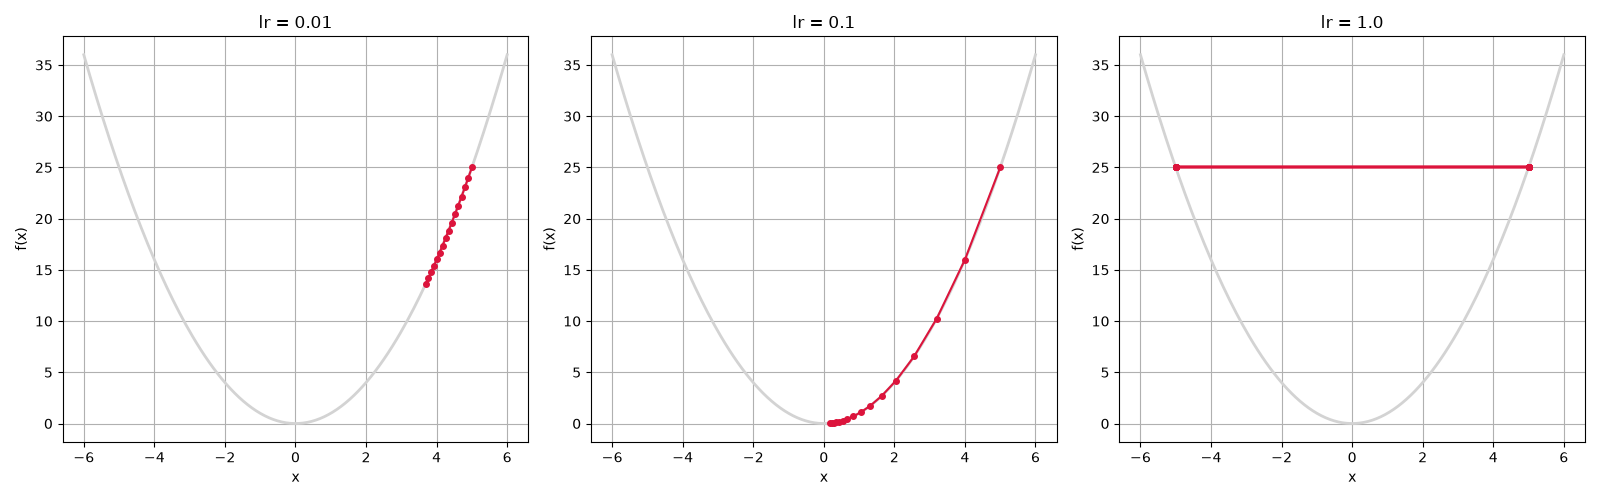

Write Python code to recreate this figure.
import numpy as np
import matplotlib.pyplot as plt

def f(x):
    return x**2

def f_prime(x):
    return 2*x

def gradient_descent(start_x, lr, steps=15):
    x = start_x
    path = [x]
    for _ in range(steps):
        x = x - lr * f_prime(x)
        path.append(x)
    return path

learning_rates = [0.01, 0.1, 1.0]

# Parabola for the background curve
x_curve = np.linspace(-6, 6, 200)
y_curve = f(x_curve)

fig, axes = plt.subplots(1, 3, figsize=(16, 5))

for ax, lr in zip(axes, learning_rates):
    path = gradient_descent(start_x=5, lr=lr, steps=15)
    path_y = [f(x) for x in path]

    ax.plot(x_curve, y_curve, color='lightgray', linewidth=2)  # the parabola
    ax.plot(path, path_y, 'o-', color='crimson', markersize=4)  # the descent path
    ax.set_title(f"lr = {lr}")
    ax.set_xlabel("x")
    ax.set_ylabel("f(x)")
    ax.grid(True)

    print(f"\nlr={lr}, path of x:")
    print(np.round(path, 4))

plt.tight_layout()
plt.savefig("day05_gradient_descent.png")
plt.show()
